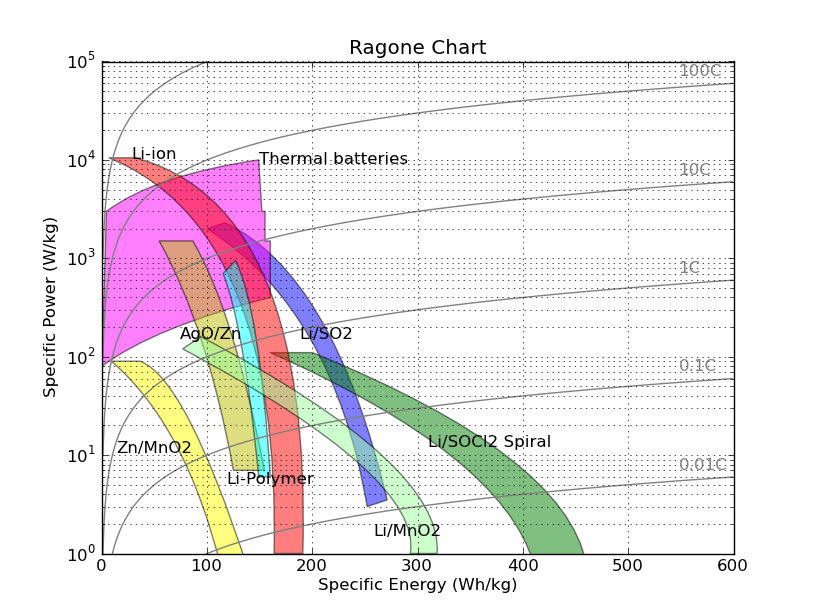

Recreate this plot in Python.
"""
Ragone Diagram.
"""
import numpy as np
import matplotlib.path as mpath
import matplotlib.patches as mpatches
import matplotlib.pyplot as plt

# x => specific energy (Wh/kg)
# y => specific power (W/kg)
x = np.arange(0,600)
y_001C = 0.01 * x
y_01C = 0.1 * x
y_1C = x
y_10C = 10 * x
y_100C = 100 * x
y_1000C = 1000 * x

fig, axs = plt.subplots()

axs.set_label('s')
plt.axis([0,600,1,100000])
plt.axhline(y=0.007, xmin=0, xmax=1, linestyle='dotted', color='0.5')
plt.xlabel('Specific Energy (Wh/kg)')
plt.ylabel('Specific Power (W/kg)')
axs.plot(x, y_001C, '0.5', linestyle='-')
axs.plot(x, y_01C, '0.5', linestyle='-')
axs.plot(x, y_1C, '0.5', linestyle='-')
axs.plot(x, y_10C, '0.5', linestyle='-')
axs.plot(x, y_100C, '0.5', linestyle='-')
axs.plot(x, y_1000C, '0.5', linestyle='-')
axs.set_yscale('log')
axs.set_title('Ragone Chart')
axs.grid(True, 'both')
plt.text(550, 7, '0.01C', color='0.5')
plt.text(550, 70, '0.1C', color='0.5')
plt.text(550, 700, '1C', color='0.5')
plt.text(550, 7000, '10C', color='0.5')
plt.text(550, 70000, '100C', color='0.5')

Path2 = mpath.Path
path2_data = [
    (Path2.MOVETO, (252, 3)),
    (Path2.LINETO, (271, 3.5)),
    (Path2.CURVE3, (220, 700)),
    (Path2.CURVE3, (117, 2300)),
    (Path2.LINETO, (100, 2000)),
    (Path2.CURVE3, (220, 300)),
    (Path2.CURVE3, (252, 3)),
    (Path2.CLOSEPOLY, (252, 3)),
    ]
codes2, verts2 = zip(*path2_data)
path2 = mpath.Path(verts2, codes2)
patch2 = mpatches.PathPatch(path2, facecolor='b', alpha=0.5)
axs.add_patch(patch2)
plt.text(190, 150, 'Li/SO2', color='k')

Path = mpath.Path
path_data = [
    (Path.MOVETO, (0, 80)),
    (Path.LINETO, (4.3, 3000)),
    (Path.CURVE3, (50, 7000)),
    (Path.CURVE3, (149, 10000)),
    (Path.LINETO, (152, 3000)),
    (Path.LINETO, (155, 3000)),
    (Path.LINETO, (155, 1500)),
    (Path.LINETO, (160, 1500)),
    (Path.LINETO, (160, 400)),
    (Path.CURVE3, (50, 200)),
    (Path.CURVE3, (0, 80)),
    (Path.CLOSEPOLY, (0, 80)),
    ]
codes, verts = zip(*path_data)
path = mpath.Path(verts, codes)
patch = mpatches.PathPatch(path, facecolor='#ff00ff', alpha=0.5)
axs.add_patch(patch)
plt.text(150, 9000, 'Thermal batteries', color='k')

Path1 = mpath.Path
path1_data = [
    (Path1.MOVETO, (410, 0.8)),
    (Path1.LINETO, (460, 0.8)),
    (Path1.CURVE3, (440, 10)),
    (Path1.CURVE3, (200, 110)),
    (Path1.LINETO, (160, 110)),
    (Path1.CURVE3, (380, 10)),
    (Path1.CURVE3, (410, 0.8)),
    (Path1.CLOSEPOLY, (410, 0.8)),
    ]
codes1, verts1 = zip(*path1_data)
path1 = mpath.Path(verts1, codes1)
patch1 = mpatches.PathPatch(path1, facecolor='g', alpha=0.5)
axs.add_patch(patch1)
plt.text(310, 12, 'Li/SOCl2 Spiral', color='k')

Path3 = mpath.Path
path3_data = [
    (Path3.MOVETO, (113.6, 0.7)),
    (Path3.LINETO, (138.6, 0.7)),
    (Path3.CURVE3, (80, 60)),
    (Path3.CURVE3, (36.4, 90)),
    (Path3.LINETO, (9.1, 90)),
    (Path3.CURVE3, (80, 20)),
    (Path3.CURVE3, (113.6, 0.7)),
    (Path3.CLOSEPOLY, (113.6, 0.7)),
    ]
codes3, verts3 = zip(*path3_data)
path3 = mpath.Path(verts3, codes3)
patch3 = mpatches.PathPatch(path3, facecolor='#ffff00', alpha=0.5)
axs.add_patch(patch3)
plt.text(15, 10.5, 'Zn/MnO2', color='k')

Path4 = mpath.Path
path4_data = [
    (Path4.MOVETO, (125, 7)),
    (Path4.LINETO, (154.5, 7)),
    (Path4.CURVE3, (125, 300)),
    (Path4.CURVE3, (86.4, 1500)),
    (Path4.LINETO, (54.5, 1500)),
    (Path4.CURVE3, (100, 200)),
    (Path4.CURVE3, (125, 7)),
    (Path4.CLOSEPOLY, (125, 7)),
    ]
codes4, verts4 = zip(*path4_data)
path4 = mpath.Path(verts4, codes4)
patch4 = mpatches.PathPatch(path4, facecolor='#babe00', alpha=0.5)
axs.add_patch(patch4)
plt.text(75, 150, 'AgO/Zn', color='k')

Path5 = mpath.Path
path5_data = [
    (Path5.MOVETO, (163.6, 1)),
    (Path5.LINETO, (190.9, 1)),
    (Path5.CURVE3, (200, 3500)),
    (Path5.CURVE3, (31.8, 10500)),
    (Path5.LINETO, (6.8, 10500)),
    (Path5.CURVE3, (170, 2000)),
    (Path5.CURVE3, (163.6, 1)),
    (Path5.CLOSEPOLY, (163.6, 1)),
    ]
codes5, verts5 = zip(*path5_data)
path5 = mpath.Path(verts5, codes5)
patch5 = mpatches.PathPatch(path5, facecolor='r', alpha=0.5)
axs.add_patch(patch5)
plt.text(30, 10000, 'Li-ion', color='k')

Path6 = mpath.Path
path6_data = [
    (Path6.MOVETO, (149, 6)),
    (Path6.LINETO, (160, 6)),
    (Path6.CURVE3, (150, 300)),
    (Path6.CURVE3, (127, 950)),
    (Path6.LINETO, (115.2, 700)),
    (Path6.CURVE3, (135, 200)),
    (Path6.CURVE3, (149, 6)),
    (Path6.CLOSEPOLY, (149, 6)),
    ]
codes6, verts6 = zip(*path6_data)
path6 = mpath.Path(verts6, codes6)
patch6 = mpatches.PathPatch(path6, facecolor='#00ffff', alpha=0.5)
axs.add_patch(patch6)
plt.text(120, 5, 'Li-Polymer', color='k')

Path7 = mpath.Path
path7_data = [
    (Path7.MOVETO, (293, 1)),
    (Path7.LINETO, (318.5, 1)),
    (Path7.CURVE3, (325, 8)),
    (Path7.CURVE3, (94, 160)),
    (Path7.LINETO, (76.8, 120)),
    (Path7.CURVE3, (305, 6)),
    (Path7.CURVE3, (293, 1)),
    (Path7.CLOSEPOLY, (293, 1)),
    ]
codes7, verts7 = zip(*path7_data)
path7 = mpath.Path(verts7, codes7)
patch7 = mpatches.PathPatch(path7, facecolor='#99ff99', alpha=0.5)
axs.add_patch(patch7)
plt.text(260, 1.5, 'Li/MnO2', color='k')

#axs.plot(225, 1650, marker='D', color='k')
#plt.text(220, 2000, 'Li-S (Sion Power)', color='k')

plt.show()
